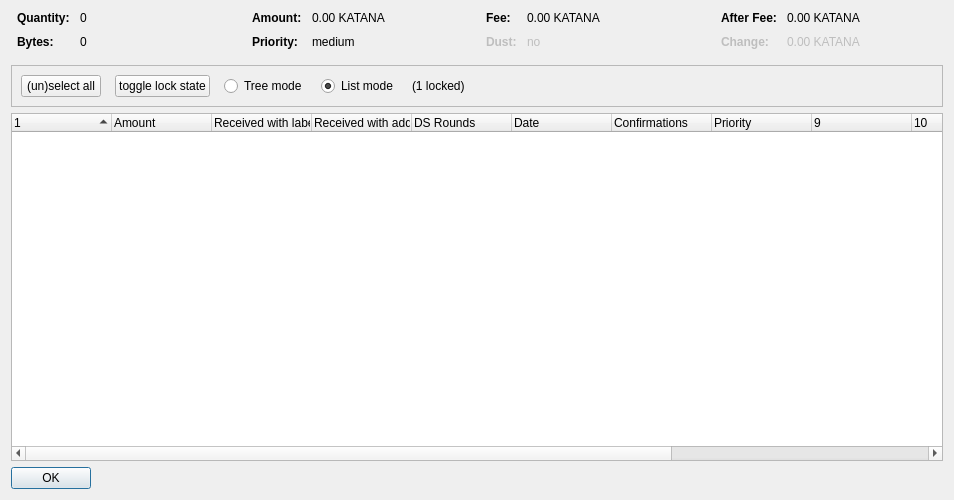
<?xml version="1.0" encoding="UTF-8"?>
<ui version="4.0">
 <class>CoinControlDialog</class>
 <widget class="QDialog" name="CoinControlDialog">
  <property name="geometry">
   <rect>
    <x>0</x>
    <y>0</y>
    <width>954</width>
    <height>500</height>
   </rect>
  </property>
  <property name="windowTitle">
   <string>Coin Selection</string>
  </property>
  <layout class="QVBoxLayout" name="verticalLayout">
   <item>
    <layout class="QHBoxLayout" name="horizontalLayoutTop" stretch="0,0,0,0">
     <property name="topMargin">
      <number>0</number>
     </property>
     <property name="bottomMargin">
      <number>10</number>
     </property>
     <item>
      <layout class="QFormLayout" name="formLayoutCoinControl1">
       <property name="horizontalSpacing">
        <number>10</number>
       </property>
       <property name="verticalSpacing">
        <number>10</number>
       </property>
       <property name="leftMargin">
        <number>6</number>
       </property>
       <property name="rightMargin">
        <number>6</number>
       </property>
       <item row="0" column="0">
        <widget class="QLabel" name="labelCoinControlQuantityText">
         <property name="font">
          <font>
           <weight>75</weight>
           <bold>true</bold>
          </font>
         </property>
         <property name="text">
          <string>Quantity:</string>
         </property>
        </widget>
       </item>
       <item row="0" column="1">
        <widget class="QLabel" name="labelCoinControlQuantity">
         <property name="cursor">
          <cursorShape>IBeamCursor</cursorShape>
         </property>
         <property name="contextMenuPolicy">
          <enum>Qt::ActionsContextMenu</enum>
         </property>
         <property name="text">
          <string notr="true">0</string>
         </property>
         <property name="textInteractionFlags">
          <set>Qt::LinksAccessibleByMouse|Qt::TextSelectableByKeyboard|Qt::TextSelectableByMouse</set>
         </property>
        </widget>
       </item>
       <item row="1" column="0">
        <widget class="QLabel" name="labelCoinControlBytesText">
         <property name="font">
          <font>
           <weight>75</weight>
           <bold>true</bold>
          </font>
         </property>
         <property name="text">
          <string>Bytes:</string>
         </property>
        </widget>
       </item>
       <item row="1" column="1">
        <widget class="QLabel" name="labelCoinControlBytes">
         <property name="cursor">
          <cursorShape>IBeamCursor</cursorShape>
         </property>
         <property name="contextMenuPolicy">
          <enum>Qt::ActionsContextMenu</enum>
         </property>
         <property name="text">
          <string notr="true">0</string>
         </property>
         <property name="textInteractionFlags">
          <set>Qt::LinksAccessibleByMouse|Qt::TextSelectableByKeyboard|Qt::TextSelectableByMouse</set>
         </property>
        </widget>
       </item>
      </layout>
     </item>
     <item>
      <layout class="QFormLayout" name="formLayoutCoinControl2">
       <property name="horizontalSpacing">
        <number>10</number>
       </property>
       <property name="verticalSpacing">
        <number>10</number>
       </property>
       <property name="leftMargin">
        <number>6</number>
       </property>
       <property name="rightMargin">
        <number>6</number>
       </property>
       <item row="0" column="0">
        <widget class="QLabel" name="labelCoinControlAmountText">
         <property name="font">
          <font>
           <weight>75</weight>
           <bold>true</bold>
          </font>
         </property>
         <property name="text">
          <string>Amount:</string>
         </property>
        </widget>
       </item>
       <item row="0" column="1">
        <widget class="QLabel" name="labelCoinControlAmount">
         <property name="cursor">
          <cursorShape>IBeamCursor</cursorShape>
         </property>
         <property name="contextMenuPolicy">
          <enum>Qt::ActionsContextMenu</enum>
         </property>
         <property name="text">
          <string notr="true">0.00 KATANA</string>
         </property>
         <property name="textInteractionFlags">
          <set>Qt::LinksAccessibleByMouse|Qt::TextSelectableByKeyboard|Qt::TextSelectableByMouse</set>
         </property>
        </widget>
       </item>
       <item row="1" column="0">
        <widget class="QLabel" name="labelCoinControlPriorityText">
         <property name="font">
          <font>
           <weight>75</weight>
           <bold>true</bold>
          </font>
         </property>
         <property name="text">
          <string>Priority:</string>
         </property>
        </widget>
       </item>
       <item row="1" column="1">
        <widget class="QLabel" name="labelCoinControlPriority">
         <property name="cursor">
          <cursorShape>IBeamCursor</cursorShape>
         </property>
         <property name="contextMenuPolicy">
          <enum>Qt::ActionsContextMenu</enum>
         </property>
         <property name="text">
          <string>medium</string>
         </property>
         <property name="textInteractionFlags">
          <set>Qt::LinksAccessibleByMouse|Qt::TextSelectableByKeyboard|Qt::TextSelectableByMouse</set>
         </property>
        </widget>
       </item>
      </layout>
     </item>
     <item>
      <layout class="QFormLayout" name="formLayoutCoinControl3">
       <property name="horizontalSpacing">
        <number>10</number>
       </property>
       <property name="verticalSpacing">
        <number>10</number>
       </property>
       <property name="leftMargin">
        <number>6</number>
       </property>
       <property name="rightMargin">
        <number>6</number>
       </property>
       <item row="0" column="0">
        <widget class="QLabel" name="labelCoinControlFeeText">
         <property name="font">
          <font>
           <weight>75</weight>
           <bold>true</bold>
          </font>
         </property>
         <property name="text">
          <string>Fee:</string>
         </property>
        </widget>
       </item>
       <item row="0" column="1">
        <widget class="QLabel" name="labelCoinControlFee">
         <property name="cursor">
          <cursorShape>IBeamCursor</cursorShape>
         </property>
         <property name="contextMenuPolicy">
          <enum>Qt::ActionsContextMenu</enum>
         </property>
         <property name="text">
          <string notr="true">0.00 KATANA</string>
         </property>
         <property name="textInteractionFlags">
          <set>Qt::LinksAccessibleByMouse|Qt::TextSelectableByKeyboard|Qt::TextSelectableByMouse</set>
         </property>
        </widget>
       </item>
       <item row="1" column="0">
        <widget class="QLabel" name="labelCoinControlLowOutputText">
         <property name="enabled">
          <bool>false</bool>
         </property>
         <property name="font">
          <font>
           <weight>75</weight>
           <bold>true</bold>
          </font>
         </property>
         <property name="text">
          <string>Dust:</string>
         </property>
        </widget>
       </item>
       <item row="1" column="1">
        <widget class="QLabel" name="labelCoinControlLowOutput">
         <property name="enabled">
          <bool>false</bool>
         </property>
         <property name="cursor">
          <cursorShape>IBeamCursor</cursorShape>
         </property>
         <property name="contextMenuPolicy">
          <enum>Qt::ActionsContextMenu</enum>
         </property>
         <property name="text">
          <string>no</string>
         </property>
         <property name="textInteractionFlags">
          <set>Qt::LinksAccessibleByMouse|Qt::TextSelectableByKeyboard|Qt::TextSelectableByMouse</set>
         </property>
        </widget>
       </item>
      </layout>
     </item>
     <item>
      <layout class="QFormLayout" name="formLayoutCoinControl4">
       <property name="horizontalSpacing">
        <number>10</number>
       </property>
       <property name="verticalSpacing">
        <number>10</number>
       </property>
       <property name="leftMargin">
        <number>6</number>
       </property>
       <property name="rightMargin">
        <number>6</number>
       </property>
       <item row="0" column="0">
        <widget class="QLabel" name="labelCoinControlAfterFeeText">
         <property name="font">
          <font>
           <weight>75</weight>
           <bold>true</bold>
          </font>
         </property>
         <property name="text">
          <string>After Fee:</string>
         </property>
        </widget>
       </item>
       <item row="0" column="1">
        <widget class="QLabel" name="labelCoinControlAfterFee">
         <property name="cursor">
          <cursorShape>IBeamCursor</cursorShape>
         </property>
         <property name="contextMenuPolicy">
          <enum>Qt::ActionsContextMenu</enum>
         </property>
         <property name="text">
          <string notr="true">0.00 KATANA</string>
         </property>
         <property name="textInteractionFlags">
          <set>Qt::LinksAccessibleByMouse|Qt::TextSelectableByKeyboard|Qt::TextSelectableByMouse</set>
         </property>
        </widget>
       </item>
       <item row="1" column="0">
        <widget class="QLabel" name="labelCoinControlChangeText">
         <property name="enabled">
          <bool>false</bool>
         </property>
         <property name="font">
          <font>
           <weight>75</weight>
           <bold>true</bold>
          </font>
         </property>
         <property name="text">
          <string>Change:</string>
         </property>
        </widget>
       </item>
       <item row="1" column="1">
        <widget class="QLabel" name="labelCoinControlChange">
         <property name="enabled">
          <bool>false</bool>
         </property>
         <property name="cursor">
          <cursorShape>IBeamCursor</cursorShape>
         </property>
         <property name="contextMenuPolicy">
          <enum>Qt::ActionsContextMenu</enum>
         </property>
         <property name="text">
          <string notr="true">0.00 KATANA</string>
         </property>
         <property name="textInteractionFlags">
          <set>Qt::LinksAccessibleByMouse|Qt::TextSelectableByKeyboard|Qt::TextSelectableByMouse</set>
         </property>
        </widget>
       </item>
      </layout>
     </item>
    </layout>
   </item>
   <item>
    <widget class="QFrame" name="frame">
     <property name="minimumSize">
      <size>
       <width>0</width>
       <height>40</height>
      </size>
     </property>
     <property name="frameShape">
      <enum>QFrame::StyledPanel</enum>
     </property>
     <property name="frameShadow">
      <enum>QFrame::Sunken</enum>
     </property>
     <layout class="QHBoxLayout" name="horizontalLayout">
      <item>
       <layout class="QHBoxLayout" name="horizontalLayoutPanel" stretch="0,0,0,0,0,0">
        <property name="spacing">
         <number>14</number>
        </property>
        <item>
         <widget class="QPushButton" name="pushButtonSelectAll">
          <property name="sizePolicy">
           <sizepolicy hsizetype="Maximum" vsizetype="Fixed">
            <horstretch>0</horstretch>
            <verstretch>0</verstretch>
           </sizepolicy>
          </property>
          <property name="text">
           <string>(un)select all</string>
          </property>
          <property name="autoDefault">
           <bool>false</bool>
          </property>
         </widget>
        </item>
        <item>
         <widget class="QPushButton" name="pushButtonToggleLock">
          <property name="sizePolicy">
           <sizepolicy hsizetype="Maximum" vsizetype="Fixed">
            <horstretch>0</horstretch>
            <verstretch>0</verstretch>
           </sizepolicy>
          </property>
          <property name="text">
           <string>toggle lock state</string>
          </property>
          <property name="autoDefault">
           <bool>false</bool>
          </property>
         </widget>
        </item>
        <item>
         <widget class="QRadioButton" name="radioTreeMode">
          <property name="sizePolicy">
           <sizepolicy hsizetype="Maximum" vsizetype="Fixed">
            <horstretch>0</horstretch>
            <verstretch>0</verstretch>
           </sizepolicy>
          </property>
          <property name="text">
           <string>Tree mode</string>
          </property>
         </widget>
        </item>
        <item>
         <widget class="QRadioButton" name="radioListMode">
          <property name="sizePolicy">
           <sizepolicy hsizetype="Maximum" vsizetype="Fixed">
            <horstretch>0</horstretch>
            <verstretch>0</verstretch>
           </sizepolicy>
          </property>
          <property name="text">
           <string>List mode</string>
          </property>
          <property name="checked">
           <bool>true</bool>
          </property>
         </widget>
        </item>
        <item>
         <widget class="QLabel" name="labelLocked">
          <property name="text">
           <string>(1 locked)</string>
          </property>
         </widget>
        </item>
        <item>
         <spacer name="horizontalSpacer">
          <property name="orientation">
           <enum>Qt::Horizontal</enum>
          </property>
          <property name="sizeHint" stdset="0">
           <size>
            <width>40</width>
            <height>20</height>
           </size>
          </property>
         </spacer>
        </item>
       </layout>
      </item>
     </layout>
    </widget>
   </item>
   <item>
    <widget class="CoinControlTreeWidget" name="treeWidget">
     <property name="contextMenuPolicy">
      <enum>Qt::CustomContextMenu</enum>
     </property>
     <property name="sortingEnabled">
      <bool>false</bool>
     </property>
     <property name="columnCount">
      <number>13</number>
     </property>
     <attribute name="headerShowSortIndicator" stdset="0">
      <bool>true</bool>
     </attribute>
     <attribute name="headerStretchLastSection">
      <bool>false</bool>
     </attribute>
     <column>
      <property name="text">
       <string/>
      </property>
     </column>
     <column>
      <property name="text">
       <string>Amount</string>
      </property>
     </column>
     <column>
      <property name="text">
       <string>Received with label</string>
      </property>
     </column>
     <column>
      <property name="text">
       <string>Received with address</string>
      </property>
     </column>
     <column>
      <property name="text">
       <string>DS Rounds</string>
      </property>
     </column>
     <column>
      <property name="text">
       <string>Date</string>
      </property>
     </column>
     <column>
      <property name="text">
       <string>Confirmations</string>
      </property>
      <property name="toolTip">
       <string>Confirmed</string>
      </property>
     </column>
     <column>
      <property name="text">
       <string>Priority</string>
      </property>
     </column>
     <column>
      <property name="text">
       <string/>
      </property>
     </column>
     <column>
      <property name="text">
       <string/>
      </property>
     </column>
     <column>
      <property name="text">
       <string/>
      </property>
     </column>
     <column>
      <property name="text">
       <string/>
      </property>
     </column>
     <column>
      <property name="text">
       <string/>
      </property>
     </column>
    </widget>
   </item>
   <item>
    <widget class="QDialogButtonBox" name="buttonBox">
     <property name="sizePolicy">
      <sizepolicy hsizetype="Maximum" vsizetype="Fixed">
       <horstretch>0</horstretch>
       <verstretch>0</verstretch>
      </sizepolicy>
     </property>
     <property name="orientation">
      <enum>Qt::Horizontal</enum>
     </property>
     <property name="standardButtons">
      <set>QDialogButtonBox::Ok</set>
     </property>
    </widget>
   </item>
  </layout>
 </widget>
 <customwidgets>
  <customwidget>
   <class>CoinControlTreeWidget</class>
   <extends>QTreeWidget</extends>
   <header>coincontroltreewidget.h</header>
  </customwidget>
 </customwidgets>
 <resources/>
 <connections/>
</ui>
